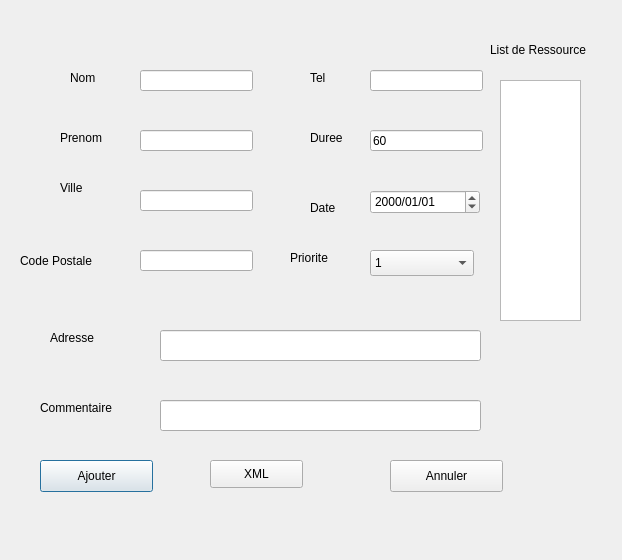
<?xml version="1.0" encoding="UTF-8"?>
<ui version="4.0">
 <class>AjouterCDialog</class>
 <widget class="QDialog" name="AjouterCDialog">
  <property name="geometry">
   <rect>
    <x>0</x>
    <y>0</y>
    <width>622</width>
    <height>560</height>
   </rect>
  </property>
  <property name="windowTitle">
   <string>Donnees du client</string>
  </property>
  <widget class="QLabel" name="label">
   <property name="geometry">
    <rect>
     <x>70</x>
     <y>70</y>
     <width>60</width>
     <height>16</height>
    </rect>
   </property>
   <property name="text">
    <string>Nom</string>
   </property>
  </widget>
  <widget class="QLabel" name="label_2">
   <property name="geometry">
    <rect>
     <x>60</x>
     <y>130</y>
     <width>60</width>
     <height>16</height>
    </rect>
   </property>
   <property name="text">
    <string>Prenom</string>
   </property>
  </widget>
  <widget class="QLabel" name="label_3">
   <property name="geometry">
    <rect>
     <x>60</x>
     <y>180</y>
     <width>60</width>
     <height>16</height>
    </rect>
   </property>
   <property name="text">
    <string>Ville</string>
   </property>
  </widget>
  <widget class="QLabel" name="label_4">
   <property name="geometry">
    <rect>
     <x>20</x>
     <y>250</y>
     <width>101</width>
     <height>21</height>
    </rect>
   </property>
   <property name="text">
    <string>Code Postale</string>
   </property>
  </widget>
  <widget class="QLabel" name="label_5">
   <property name="geometry">
    <rect>
     <x>50</x>
     <y>330</y>
     <width>60</width>
     <height>16</height>
    </rect>
   </property>
   <property name="text">
    <string>Adresse</string>
   </property>
  </widget>
  <widget class="QLabel" name="label_6">
   <property name="geometry">
    <rect>
     <x>40</x>
     <y>400</y>
     <width>81</width>
     <height>16</height>
    </rect>
   </property>
   <property name="text">
    <string>Commentaire</string>
   </property>
  </widget>
  <widget class="QLabel" name="label_7">
   <property name="geometry">
    <rect>
     <x>310</x>
     <y>70</y>
     <width>60</width>
     <height>16</height>
    </rect>
   </property>
   <property name="text">
    <string>Tel</string>
   </property>
  </widget>
  <widget class="QLabel" name="label_8">
   <property name="geometry">
    <rect>
     <x>310</x>
     <y>130</y>
     <width>60</width>
     <height>16</height>
    </rect>
   </property>
   <property name="text">
    <string>Duree</string>
   </property>
  </widget>
  <widget class="QLabel" name="label_9">
   <property name="geometry">
    <rect>
     <x>310</x>
     <y>200</y>
     <width>60</width>
     <height>16</height>
    </rect>
   </property>
   <property name="text">
    <string>Date</string>
   </property>
  </widget>
  <widget class="QLabel" name="label_10">
   <property name="geometry">
    <rect>
     <x>290</x>
     <y>250</y>
     <width>71</width>
     <height>16</height>
    </rect>
   </property>
   <property name="text">
    <string>Priorite</string>
   </property>
  </widget>
  <widget class="QLineEdit" name="lineEditNom">
   <property name="geometry">
    <rect>
     <x>140</x>
     <y>70</y>
     <width>113</width>
     <height>21</height>
    </rect>
   </property>
  </widget>
  <widget class="QLineEdit" name="lineEditPrenom">
   <property name="geometry">
    <rect>
     <x>140</x>
     <y>130</y>
     <width>113</width>
     <height>21</height>
    </rect>
   </property>
  </widget>
  <widget class="QLineEdit" name="lineEditVille">
   <property name="geometry">
    <rect>
     <x>140</x>
     <y>190</y>
     <width>113</width>
     <height>21</height>
    </rect>
   </property>
  </widget>
  <widget class="QLineEdit" name="lineEditCP">
   <property name="geometry">
    <rect>
     <x>140</x>
     <y>250</y>
     <width>113</width>
     <height>21</height>
    </rect>
   </property>
  </widget>
  <widget class="QLineEdit" name="lineEditTel">
   <property name="geometry">
    <rect>
     <x>370</x>
     <y>70</y>
     <width>113</width>
     <height>21</height>
    </rect>
   </property>
  </widget>
  <widget class="QLineEdit" name="lineEditDuree">
   <property name="geometry">
    <rect>
     <x>370</x>
     <y>130</y>
     <width>113</width>
     <height>21</height>
    </rect>
   </property>
   <property name="text">
    <string>60</string>
   </property>
  </widget>
  <widget class="QDateEdit" name="dateEdit">
   <property name="geometry">
    <rect>
     <x>370</x>
     <y>190</y>
     <width>110</width>
     <height>24</height>
    </rect>
   </property>
   <property name="displayFormat">
    <string>yyyy/MM/dd</string>
   </property>
  </widget>
  <widget class="QLineEdit" name="lineEditAdresse">
   <property name="geometry">
    <rect>
     <x>160</x>
     <y>330</y>
     <width>321</width>
     <height>31</height>
    </rect>
   </property>
  </widget>
  <widget class="QLineEdit" name="lineEditCom">
   <property name="geometry">
    <rect>
     <x>160</x>
     <y>400</y>
     <width>321</width>
     <height>31</height>
    </rect>
   </property>
  </widget>
  <widget class="QPushButton" name="ButtonAjouter">
   <property name="geometry">
    <rect>
     <x>40</x>
     <y>460</y>
     <width>113</width>
     <height>32</height>
    </rect>
   </property>
   <property name="text">
    <string>Ajouter</string>
   </property>
  </widget>
  <widget class="QPushButton" name="pushButton_2">
   <property name="geometry">
    <rect>
     <x>390</x>
     <y>460</y>
     <width>113</width>
     <height>32</height>
    </rect>
   </property>
   <property name="text">
    <string>Annuler</string>
   </property>
  </widget>
  <widget class="QComboBox" name="comboBoxPrio">
   <property name="geometry">
    <rect>
     <x>370</x>
     <y>250</y>
     <width>104</width>
     <height>26</height>
    </rect>
   </property>
   <item>
    <property name="text">
     <string>1</string>
    </property>
   </item>
   <item>
    <property name="text">
     <string>2</string>
    </property>
   </item>
   <item>
    <property name="text">
     <string>3</string>
    </property>
   </item>
   <item>
    <property name="text">
     <string>4</string>
    </property>
   </item>
   <item>
    <property name="text">
     <string>5</string>
    </property>
   </item>
  </widget>
  <widget class="QListWidget" name="listWidget">
   <property name="geometry">
    <rect>
     <x>500</x>
     <y>80</y>
     <width>81</width>
     <height>241</height>
    </rect>
   </property>
  </widget>
  <widget class="QLabel" name="label_11">
   <property name="geometry">
    <rect>
     <x>490</x>
     <y>40</y>
     <width>121</width>
     <height>20</height>
    </rect>
   </property>
   <property name="text">
    <string>List de Ressource</string>
   </property>
  </widget>
  <widget class="QPushButton" name="XMLButton">
   <property name="geometry">
    <rect>
     <x>210</x>
     <y>460</y>
     <width>93</width>
     <height>28</height>
    </rect>
   </property>
   <property name="text">
    <string>XML</string>
   </property>
  </widget>
 </widget>
 <resources/>
 <connections/>
</ui>
